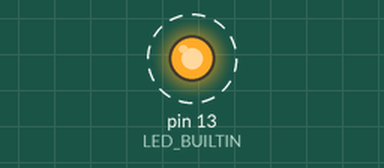
Simulated run of this sketch. Board: Arduino Uno, built with avr-gcc and run on an emulated ATmega328P. Parts: output pins drawn as LEDs (lit = HIGH). Dashed ring = blinking.

Above: at 0.2 s.
Timing chart, 0 to 3.0 s (numbered marks = the images above):
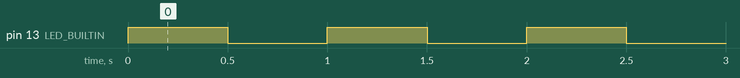

The sketch:

DUE_Blink.ino
```cpp
/*
 *
 */

void setup()
{
  pinMode(LED_BUILTIN, OUTPUT);
}

void loop()
{
  digitalWrite(LED_BUILTIN, digitalRead(LED_BUILTIN) ^ 1);

  delay(500);
}

/*
 *
 */
```

Measured:
- by itself, pin 13 (LED_BUILTIN): alternates HIGH for 0.50 s and LOW for 0.50 s
